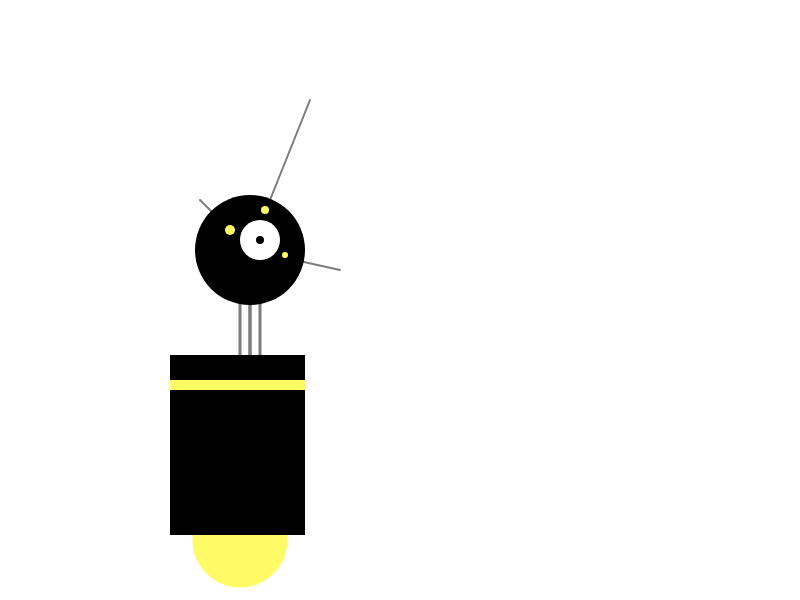
Frame 1 (no input)
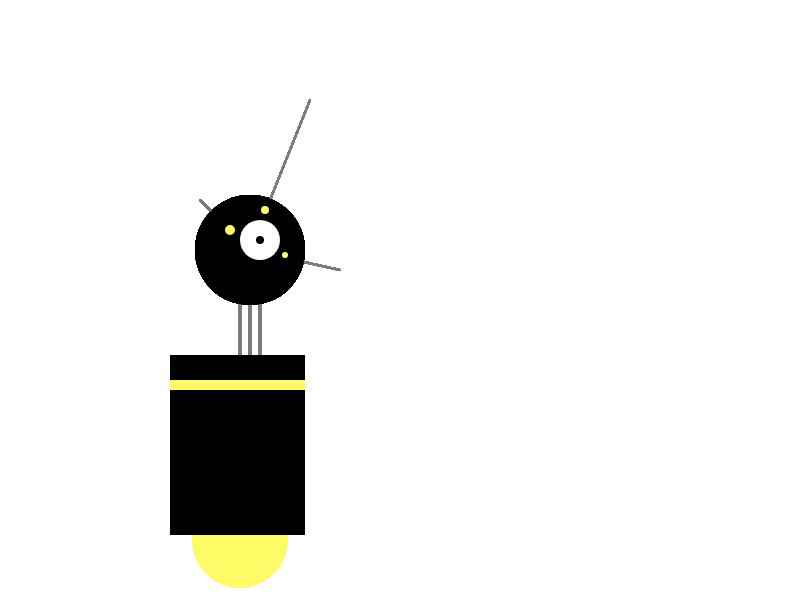
Frame 60 (no input)
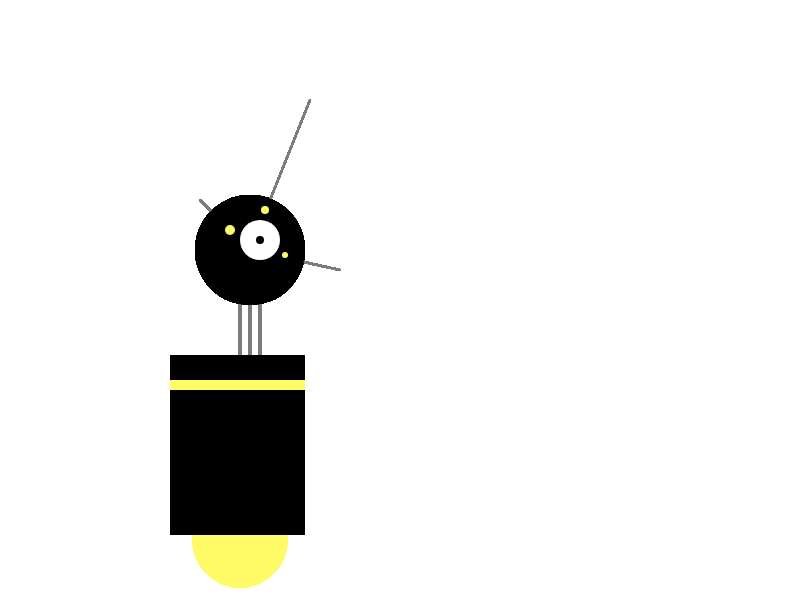
Frame 120 (the mouse pressed at the canvas centre since frame 60)

The p5.js sketch that drew these frames (run headless with seeded random() and noise() and a simulated clock; from frame 60 on, the mouse is pressed at the canvas centre):

// p5.js sketch
// ── sketch.js
function setup() {
  createCanvas(800,600);
}

function draw() {
  
//wheel
  fill(255,251,102);
  noStroke();
  ellipse(240,540,95,95);

//body
  noFill();
  strokeWeight(3);
  stroke(124,124,124);
  rect(240,270,10,90);
  rect(250,270,10,90);
  
  fill(0,0,0);
  noStroke();
  rect(170,355,135,180);
  
  fill(255,251,102);
  noStroke();
  rect(170,380,135,10);
  
//head lines
  strokeWeight(2);
  stroke(124,124,124);
  line(200,200,250,250);
  line(310,100,250,250);
  line(340,270,250,250);
  
//head
  noStroke();
  fill(0,0,0);
  ellipse(250,250,110,110);
  
  noStroke();
  fill(255,255,255);
  ellipse(260,240,40,40);
  
  fill(0,0,0);
  ellipse(260,240,8,8);
  
  fill(255,251,102);
  ellipse(230,230,10,10);
  ellipse(265,210,8,8);
  ellipse(285,255,6,6);
  


  
  
}
